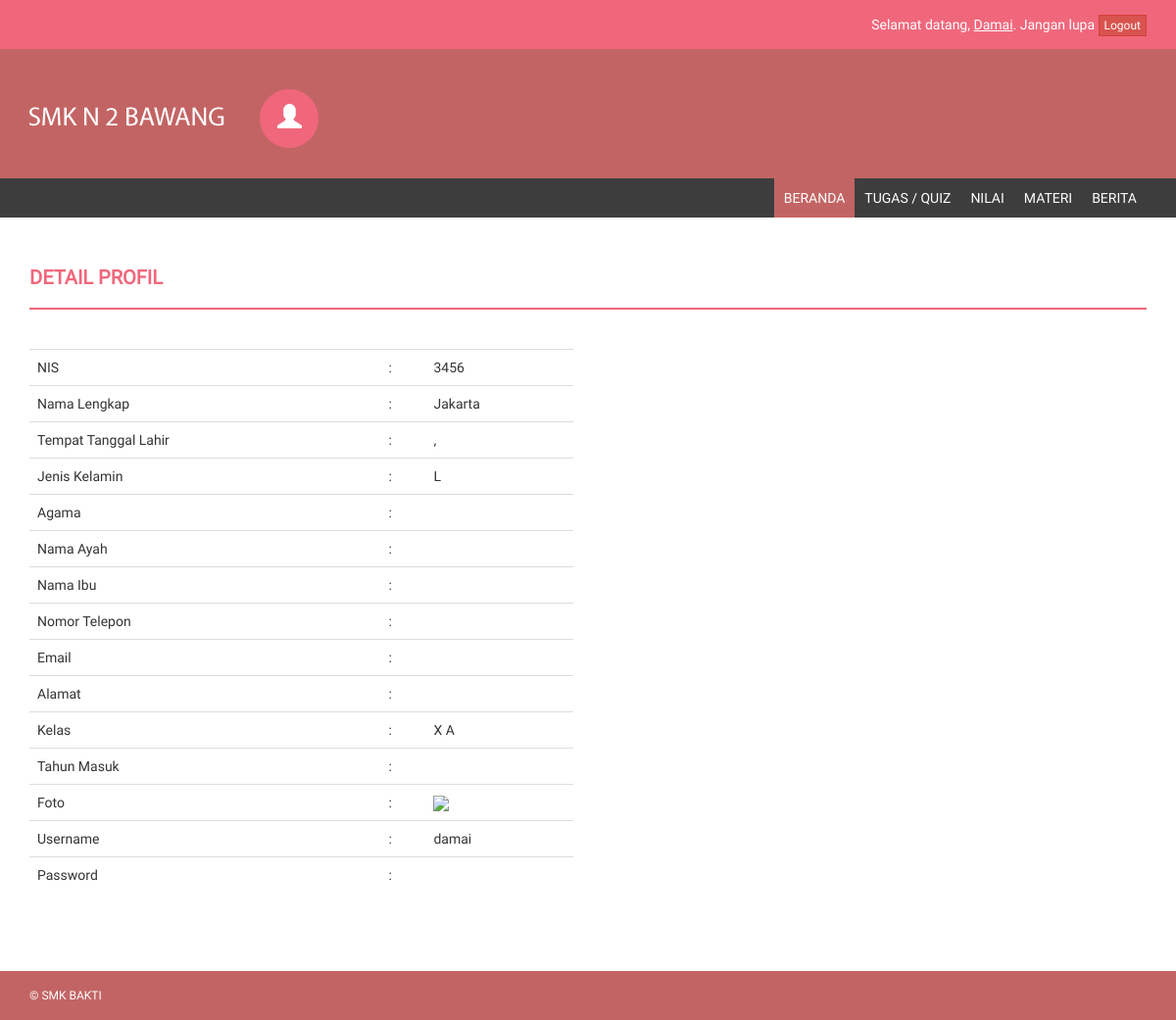
Page /?hal=detailprofil (signed in) on the committed database.
### tables this page shows
CREATE TABLE `tb_siswa` (
  `id_siswa` int(11) NOT NULL,
  `nis` varchar(20) NOT NULL,
  `nama_lengkap` varchar(50) NOT NULL,
  `tempat_lahir` varchar(20) DEFAULT NULL,
  `tgl_lahir` date DEFAULT NULL,
  `jenis_kelamin` enum('L','P') NOT NULL,
  `agama` varchar(20) DEFAULT NULL,
  `nama_ayah` varchar(50) DEFAULT NULL,
  `nama_ibu` varchar(50) DEFAULT NULL,
  `no_telp` varchar(15) DEFAULT NULL,
  `email` varchar(100) DEFAULT NULL,
  `alamat` text,
  `id_kelas` int(5) NOT NULL,
  `thn_masuk` int(5) DEFAULT NULL,
  `foto` varchar(100) DEFAULT NULL,
  `username` varchar(40) DEFAULT NULL,
  `password` varchar(40) DEFAULT NULL,
  `pass` varchar(40) DEFAULT NULL,
  `status` enum('aktif','tidak aktif') DEFAULT NULL
);

CREATE TABLE `tb_kelas` (
  `id_kelas` int(11) NOT NULL,
  `nama_kelas` varchar(50) NOT NULL,
  `ruang` varchar(20) NOT NULL,
  `wali_kelas` int(5) NOT NULL,
  `ketua_kelas` int(5) NOT NULL,
  `tingkatan` int(10) DEFAULT NULL
);

### inc/beranda.php (the view)
<?php
$sql_siswa = mysqli_query($db, "SELECT * FROM tb_siswa JOIN tb_kelas ON tb_siswa.id_kelas = tb_kelas.id_kelas WHERE id_siswa = '$_SESSION[siswa]'") or die ($db->error);
$data = mysqli_fetch_array($sql_siswa);
if(@$_GET['hal'] == '') { ?>
    <div class="row">
        <div class="col-md-12">
            <h4 class="page-head-line">Beranda</h4>
        </div>
    </div>
    <div class="row">
        <div class="col-md-12">
            <div class="alert alert-success">
                Hai, <?php echo $data_terlogin['nama_lengkap']; ?>.<br />
                Selamat datang di e-learning SMK N 2 BAWANG.<br />
                Silahkan pilih menu sesuai kebutuhan Anda, jika ada yang kurang jelas silahkan bertanya kepada administrator atau guru yang bersangkutan.
            </div>
        </div>
    </div>
<?php
} else if(@$_GET['hal'] == 'detailprofil') { ?>
    <div class="row">
        <div class="col-md-12">
            <h4 class="page-head-line">Detail Profil</h4>
        </div>
    </div>
    <div class="row">
        <div class="col-md-6">
            <div class="table-responsive">
                <table class="table">
                    <tr>
                        <td>NIS</td>
                        <td>:</td>
                        <td><?php echo $data['nis']; ?></td>
                    </tr>
                    <tr>
                        <td>Nama Lengkap</td>
                        <td>:</td>
                        <td><?php echo $data['nama_lengkap']; ?></td>
                    </tr>
                    <tr>
                        <td>Tempat Tanggal Lahir</td>
                        <td>:</td>
                        <td><?php echo $data['tempat_lahir'].", ".tgl_indo($data['tgl_lahir']); ?></td>
                    </tr>
                    <tr>
                        <td>Jenis Kelamin</td>
                        <td>:</td>
                        <td><?php echo $data['jenis_kelamin']; ?></td>
                    </tr>
                    <tr>
                        <td>Agama</td>
                        <td>:</td>
                        <td><?php echo $data['agama']; ?></td>
                    </tr>
                    <tr>
                        <td>Nama Ayah</td>
                        <td>:</td>
                        <td><?php echo $data['nama_ayah']; ?></td>
                    </tr>
                    <tr>
                        <td>Nama Ibu</td>
                        <td>:</td>
                        <td><?php echo $data['nama_ibu']; ?></td>
                    </tr>
                    <tr>
                        <td>Nomor Telepon</td>
                        <td>:</td>
                        <td><?php echo $data['no_telp']; ?></td>
                    </tr>
                    <tr>
                        <td>Email</td>
                        <td>:</td>
                        <td><?php echo $data['email']; ?></td>
                    </tr>
                    <tr>
                        <td>Alamat</td>
                        <td>:</td>
                        <td><?php echo $data['alamat']; ?></td>
                    </tr>
                    <tr>
                        <td>Kelas</td>
                        <td>:</td>
                        <td><?php echo $data['nama_kelas']; ?></td>
                    </tr>
                    <tr>
                        <td>Tahun Masuk</td>
                        <td>:</td>
                        <td><?php echo $data['thn_masuk']; ?></td>
                    </tr>
                    <tr>
                        <td>Foto</td>
                        <td>:</td>
                        <td><img src="./img/foto_siswa/<?php echo $data['foto']; ?>" width="200px" /></td>
                    </tr>
                    <tr>
                        <td>Username</td>
                        <td>:</td>
                        <td><?php echo $data['username']; ?></td>
                    </tr>
                    <tr>
                        <td>Password</td>
                        <td>:</td>
                        <td><?php echo $data['pass']; ?></td>
                    </tr>
                </table>
            </div>
        </div>
    </div>
    <?php
} else if(@$_GET['hal'] == 'editprofil') { ?>
    <div class="row">
        <div class="col-md-12">
            <h4 class="page-head-line">Edit Profil</h4>
        </div>
    </div>
    <div class="row">
        <div class="col-md-6">
            <form method="post" enctype="multipart/form-data">
                NIS* :<input type="text" name="nis" value="<?php echo $data['nis']; ?>" class="form-control" required />
                Nama Lengkap* : <input type="text" name="nama_lengkap" value="<?php echo $data['nama_lengkap']; ?>" class="form-control" required />
                Tempat Lahir* : <input type="text" name="tempat_lahir" value="<?php echo $data['tempat_lahir']; ?>" class="form-control" required />
                Tanggal Lahir* : <input type="date" name="tgl_lahir" value="<?php echo $data['tgl_lahir']; ?>" class="form-control" required />
                Jenis Kelamin* :
                <select name="jenis_kelamin" class="form-control" required>
                    <option value="L">Laki-laki</option>
                    <option value="P" <?php if($data['jenis_kelamin'] == 'P') { echo "selected"; } ?>>Perempuan</option>
                </select>
                Agama* :
                <select name="agama" class="form-control" required>
                    <option value="Islam">Islam</option>
                    <option value="Kristen" <?php if($data['agama'] == 'Kristen') { echo "selected"; } ?>>Kristen</option>
                    <option value="Katholik" <?php if($data['agama'] == 'Katholik') { echo "selected"; } ?>>Katholik</option>
                    <option value="Hindu" <?php if($data['agama'] == 'Hindu') { echo "selected"; } ?>>Hindu</option>
                    <option value="Budha" <?php if($data['agama'] == 'Budha') { echo "selected"; } ?>>Budha</option>
                    <option value="Konghucu" <?php if($data['agama'] == 'Konghucu') { echo "selected"; } ?>>Konghucu</option>
                </select>
                Nama Ayah* : <input type="text" name="nama_ayah" value="<?php echo $data['nama_ayah']; ?>" class="form-control" required />
                Nama Ibu* : <input type="text" name="nama_ibu" value="<?php echo $data['nama_ibu']; ?>" class="form-control" required />
                Nomor Telepon : <input type="text" name="no_telp" value="<?php echo $data['no_telp']; ?>" class="form-control" />
                Email : <input type="email" name="email" value="<?php echo $data['email']; ?>" class="form-control" />
                Alamat* : <textarea name="alamat" class="form-control" rows="3" required><?php echo $data['alamat']; ?></textarea>
                Kelas* :
                <select name="kelas" class="form-control" required>
                    <option value="<?php echo $data['id_kelas']; ?>"><?php echo $data['nama_kelas']; ?></option>
                    <option value="">- Pilih -</option>
                    <?php
                    $sql_kelas = mysqli_query($db, "SELECT * from tb_kelas") or die ($db->error);
                    while($data_kelas = mysqli_fetch_array($sql_kelas)) {
                        echo '<option value="'.$data_kelas['id_kelas'].'">'.$data_kelas['nama_kelas'].'</option>';
                    } ?>
                </select>
                Tahun Masuk* :
                <select name="thn_masuk" class="form-control" required>
                    <option value="<?php echo $data['thn_masuk']; ?>"><?php echo $data['thn_masuk']; ?></option>
                    <option value="">- Pilih -</option>
                    <?php
                    for ($i = 2020; $i >= 2000; $i--) {
                        echo '<option value="'.$i.'">'.$i.'</option>';
                    } ?>
                </select>
                Foto : <br /><img src="./img/foto_siswa/<?php echo $data['foto']; ?>" width="150px" style="margin-bottom:5px;" /><input type="file" name="gambar" class="form-control" />
                Username* : <input type="text" name="user" value="<?php echo $data['username']; ?>" class="form-control" required />
                Password* : <input type="text" name="pass" value="<?php echo $data['pass']; ?>" class="form-control" required />
                <hr />
                <input type="submit" name="simpan" value="Simpan" class="btn btn-info" />
                <input type="reset" class="btn btn-danger" />
            </form>
            <?php
            if(@$_POST['simpan']) {
                $nis = @mysqli_real_escape_string($db, $_POST['nis']);
                $nama_lengkap = @mysqli_real_escape_string($db, $_POST['nama_lengkap']);
                $tempat_lahir = @mysqli_real_escape_string($db, $_POST['tempat_lahir']);
                $tgl_lahir = @mysqli_real_escape_string($db, $_POST['tgl_lahir']);
                $jenis_kelamin = @mysqli_real_escape_string($db, $_POST['jenis_kelamin']);
                $agama = @mysqli_real_escape_string($db, $_POST['agama']);
                $nama_ayah = @mysqli_real_escape_string($db, $_POST['nama_ayah']);
                $nama_ibu = @mysqli_real_escape_string($db, $_POST['nama_ibu']);
                $no_telp = @mysqli_real_escape_string($db, $_POST['no_telp']);
                $email = @mysqli_real_escape_string($db, $_POST['email']);
                $alamat = @mysqli_real_escape_string($db, $_POST['alamat']);
                $kelas = @mysqli_real_escape_string($db, $_POST['kelas']);
                $thn_masuk = @mysqli_real_escape_string($db, $_POST['thn_masuk']);
                $user = @mysqli_real_escape_string($db, $_POST['user']);
                $pass = @mysqli_real_escape_string($db, $_POST['pass']);
                $sumber = @$_FILES['gambar']['tmp_name'];
                $target = 'img/foto_siswa/';
                $nama_gambar = @$_FILES['gambar']['name'];
                if($nama_gambar == '') {
                    mysqli_query($db, "UPDATE tb_siswa SET nis = '$nis', nama_lengkap = '$nama_lengkap', tempat_lahir = '$tempat_lahir', tgl_lahir = '$tgl_lahir', jenis_kelamin = '$jenis_kelamin', agama = '$agama', nama_ayah = '$nama_ayah', nama_ibu = '$nama_ibu', no_telp = '$no_telp', email = '$email', alamat = '$alamat', id_kelas = '$kelas', thn_masuk = '$thn_masuk', username = '$user', password = md5('$pass'), pass = '$pass' WHERE id_siswa = '$_SESSION[siswa]'") or die ($db->error);
                    echo '<script>window.location="?hal=detailprofil";</script>';
                } else {
                    if(move_uploaded_file($sumber, $target.$nama_gambar)) {
                        mysqli_query($db, "UPDATE tb_siswa SET nis = '$nis', nama_lengkap = '$nama_lengkap', tempat_lahir = '$tempat_lahir', tgl_lahir = '$tgl_lahir', jenis_kelamin = '$jenis_kelamin', agama = '$agama', nama_ayah = '$nama_ayah', nama_ibu = '$nama_ibu', no_telp = '$no_telp', email = '$email', alamat = '$alamat', id_kelas = '$kelas', thn_masuk = '$thn_masuk', foto = '$nama_gambar', username = '$user', password = md5('$pass'), pass = '$pass' WHERE id_siswa = '$_SESSION[siswa]'") or die ($db->error);
                        echo '<script>window.location="?hal=detailprofil";</script>';
                    } else {
                        echo '<script>alert("Gagal mengedit info profil, foto gagal diupload, coba lagi!");</script>';
                    }
                }
            }
            ?>
        </div>
    </div>
<?php
} ?>

### index.php (shortened to what this page needs)
<?php
include "+koneksi.php";
if(!@$_SESSION['siswa']) {
    if(@$_GET['hal'] == 'daftar') {
        include "register.php";
    } else {
        include "login.php";
    }
} else { ?>
<!DOCTYPE html>
<html>
<head>
    <link href="style/assets/css/bootstrap.css" rel="stylesheet" />
    <link href="style/assets/css/font-awesome.css" rel="stylesheet" />
    <link href="style/assets/css/style.css" rel="stylesheet" />
</head>
<body>
<?php
$sql_terlogin = mysqli_query($db, "SELECT * FROM tb_siswa JOIN tb_kelas ON tb_siswa.id_siswa = '$_SESSION[siswa]' AND tb_kelas.id_kelas = tb_siswa.id_kelas") or die ($db->error);
$data_terlogin = mysqli_fetch_array($sql_terlogin);
?>
    <header>
        <div class="container">
            <div class="row">
                <div class="col-md-12">
                    Selamat datang, <u><?php echo ucfirst($data_terlogin['username']); ?></u>. Jangan lupa <a href="inc/logout.php?sesi=siswa" class="btn btn-xs btn-danger">Logout</a>
                </div>
            </div>
        </div>
    </header>
    <div class="navbar navbar-inverse set-radius-zero">
        <div class="container">
            <div class="navbar-header">
                <a class="navbar-brand" href="./">
                    <img src="style/assets/img/logo.png" />
                </a>
            </div>
            <div class="left-div">
                <div class="user-settings-wrapper">
                    <ul class="nav">
                        <li class="dropdown">
                            <a class="dropdown-toggle" data-toggle="dropdown" href="#" aria-expanded="false">
                                <span class="glyphicon glyphicon-user" style="font-size: 25px;"></span>
                            </a>
                        </li>
                    </ul>
                </div>
            </div>
        </div>
    </div>
    <section class="menu-section">
        <div class="container">
            <div class="row">
                <div class="col-md-12">
                    <div class="navbar-collapse collapse ">
                        <ul id="menu-top" class="nav navbar-nav navbar-right">
                            <li><a <?php if(@$_GET['page'] == '') { echo 'class="menu-top-active"'; } ?> href="./">Beranda</a></li>
                            <li><a <?php if(@$_GET['page'] == 'quiz') { echo 'class="menu-top-active"'; } ?> href="?page=quiz">Tugas / Quiz</a></li>
                            <li><a <?php if(@$_GET['page'] == 'nilai') { echo 'class="menu-top-active"'; } ?> href="?page=nilai">Nilai</a></li>
                            <li><a <?php if(@$_GET['page'] == 'materi') { echo 'class="menu-top-active"'; } ?> href="?page=materi">Materi</a></li>
                            <li><a <?php if(@$_GET['page'] == 'berita') { echo 'class="menu-top-active"'; } ?> href="?page=berita">Berita</a></li>
                        </ul>
                    </div>
                </div>
            </div>
        </div>
    </section>
    <div class="content-wrapper">
        <div class="container" id="wadah">
        <?php
        if(@$_GET['page'] == '') {
            include "inc/beranda.php";
        } else if(@$_GET['page'] == 'quiz') {
            include "inc/quiz.php";
        } else if(@$_GET['page'] == 'nilai') {
            include "inc/nilai.php";
        } else if(@$_GET['page'] == 'materi') {
            include "inc/materi.php";
        } else if(@$_GET['page'] == 'berita') {
            include "inc/berita.php";
        } ?>
        </div>
    </div>
    <footer>
        <div class="container">
            <div class="row">
                <div class="col-md-12">
                    &copy; SMK BAKTI
            </div>
        </div>
    </footer>
</body>
</html>
<?php
}
?>

### rows in the picture
tb_siswa: username "Damai", nis "3456", nama_lengkap "Jakarta", jenis_kelamin "L", id_kelas.nama_kelas "X A", username "damai"
